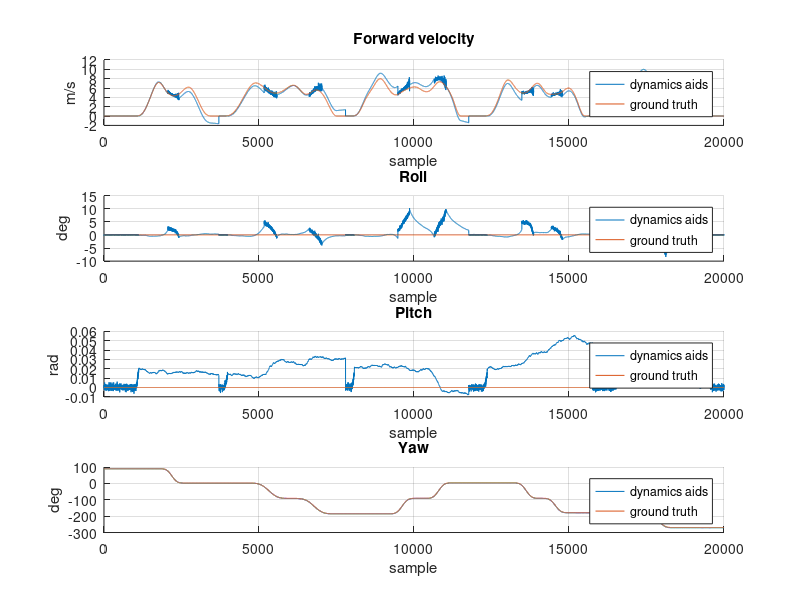
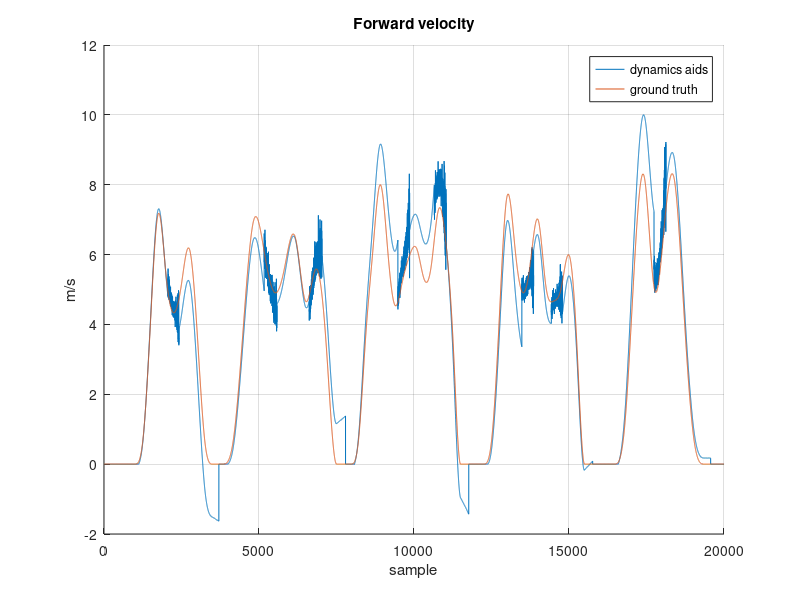

Source code (MATLAB) for these figures, in order:
close all
clc

load('riferimenti.mat')
load('Dynamics_aided.mat')



%% PLOT DATI
l = length(dynamics_aids);
% Estraggo le componenti di posizione
j = 1;
for i=1:l
    % Estraggo i ground truth
    Vf_gt(j) = ground_truth(2,i);
    phi_gt(j) = ground_truth(3,i);
    theta_gt(j) = ground_truth(4,i);
    psi_gt(j) = ground_truth(5,i);
    % Estraggo le grandezze stimate
    Vf_da(j) = dynamics_aids(2,i);
    phi_da(j) = dynamics_aids(3,i);
    theta_da(j) = dynamics_aids(4,i);
    psi_da(j) = dynamics_aids(5,i);
    j = j + 1;
end

% Plot delle posizioni del drone
figure(1)
subplot(4,1,1)
hold on
plot(Vf_da)
plot(Vf_gt)
legend('dynamics aids', 'ground truth', 'Location','best')
title('Forward velocity')
xlabel('sample')
ylabel('m/s')
xlim([0 2e4])
grid on

subplot(4,1,2)
hold on
phi_da_deg = rad2deg(phi_da);
phi_gt_deg = rad2deg(phi_gt);
plot(phi_da_deg)
plot(phi_gt_deg)
legend('dynamics aids', 'ground truth', 'Location','best')
title('Roll')
xlabel('sample')
ylabel('deg')
xlim([0 2e4])
% ylim([-6 4])
grid on

subplot(4,1,3)
hold on
plot(theta_da)
plot(theta_gt)
legend('dynamics aids', 'ground truth', 'Location','best')
title('Pitch')
xlabel('sample')
ylabel('rad')
xlim([0 2e4])
grid on

% subplot(5,1,4)
% hold on
% plot(psi_da)
% plot(psi_gt)
% legend('dynamics aids', 'ground truth')
% title('Yaw')
% xlabel('sample')
% ylabel('rad')
% xlim([0 2e4])
% grid on

subplot(4,1,4)
psi_deg = rad2deg(psi_da);
psi_gt_deg = rad2deg(psi_gt);
hold on
plot(psi_deg)
plot(psi_gt_deg)
legend('dynamics aids', 'ground truth', 'Location','best')
title('Yaw')
xlabel('sample')
ylabel('deg')
xlim([0 2e4])
grid on

figure(2)
hold on
plot(Vf_da)
plot(Vf_gt)
legend('dynamics aids', 'ground truth', 'Location','best')
title('Forward velocity')
xlabel('sample')
ylabel('m/s')
xlim([0 2e4])
grid on